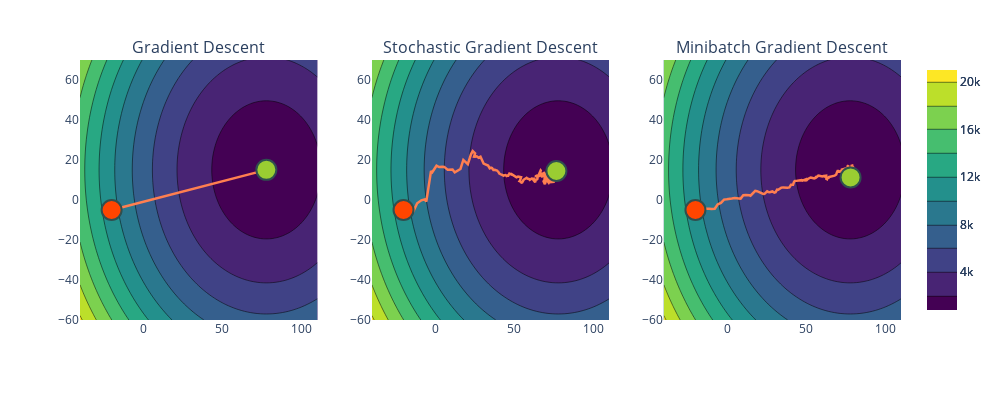

The notebook cell saved with this chart:
### Markdown cell above
- Above, we still get the wobbliness of SGD but it's much smoother now

- Let's see all the results in one figure:

### Code cell
f1 = plot_gradient_descent_2d(x, y, w, alpha, np.arange(-60, 80, 2), np.arange(-40, 120, 2))
f2 = plot_gradient_descent_2d(x, y, w, alpha, np.arange(-60, 80, 2), np.arange(-40, 120, 2), max_iterations=300, stochastic=True, seed=1132)
f3 = plot_gradient_descent_2d(x, y, w, alpha, np.arange(-60, 80, 2), np.arange(-40, 120, 2), max_iterations=300, stochastic=True, batch_size=batch_size, seed=1132)
plot_panel(f1, f2, f3)

### Figure 1 — Plotly figure (JSON) as saved in the notebook; plotly's stock layout.template omitted (floating-point values rounded to 4 significant figures; data arrays with more than 128 entries replaced by an {"elided": "..."} marker saying what was removed)
{"data": [{"colorscale": [[0, "#440154"], [0.1111, "#482878"], [0.2222, "#3e4989"], [0.3333, "#31688e"], [0.4444, "#26828e"], [0.5556, "#1f9e89"], [0.6667, "#35b779"], [0.7778, "#6ece58"], [0.8889, "#b5de2b"], [1, "#fde725"]], "name": "", "type": "contour", "x": [-40, -38, -36, -34, -32, -30, -28, -26, -24, -22, -20, -18, -16, -14, -12, -10, -8, -6, -4, -2, 0, 2, 4, 6, 8, 10, 12, 14, 16, 18, 20, 22, 24, 26, 28, 30, 32, 34, 36, 38, 40, 42, 44, 46, 48, 50, 52, 54, 56, 58, 60, 62, 64, 66, 68, 70, 72, 74, 76, 78, 80, 82, 84, 86, 88, 90, 92, 94, 96, 98, 100, 102, 104, 106, 108, 110, 112, 114, 116, 118], "xaxis": "x", "y": [-60, -58, -56, -54, -52, -50, -48, -46, -44, -42, -40, -38, -36, -34, -32, -30, -28, -26, -24, -22, -20, -18, -16, -14, -12, -10, -8, -6, -4, -2, 0, 2, 4, 6, 8, 10, 12, 14, 16, 18, 20, 22, 24, 26, 28, 30, 32, 34, 36, 38, 40, 42, 44, 46, 48, 50, 52, 54, 56, 58, 60, 62, 64, 66, 68, 70, 72, 74, 76, 78], "yaxis": "y", "z": {"elided": "70x80 float values"}}, {"line": {"color": "coral", "width": 2.5}, "marker": {"line": {"color": "DarkSlateGrey", "width": 2}, "opacity": 1, "size": {"elided": "581 float values"}}, "mode": "lines", "name": "Descent Path", "type": "scatter", "x": {"elided": "581 float values"}, "xaxis": "x", "y": {"elided": "581 float values"}, "yaxis": "y"}, {"marker": {"color": "orangered", "line": {"color": "DarkSlateGrey", "width": 2}, "size": 20}, "mode": "markers", "name": "Start", "type": "scatter", "x": [-20], "xaxis": "x", "y": [-5], "yaxis": "y"}, {"marker": {"color": "yellowgreen", "line": {"color": "DarkSlateGrey", "width": 2}, "size": 20}, "mode": "markers", "name": "End", "type": "scatter", "x": [77.86], "xaxis": "x", "y": [15.07], "yaxis": "y"}, {"colorscale": [[0, "#440154"], [0.1111, "#482878"], [0.2222, "#3e4989"], [0.3333, "#31688e"], [0.4444, "#26828e"], [0.5556, "#1f9e89"], [0.6667, "#35b779"], [0.7778, "#6ece58"], [0.8889, "#b5de2b"], [1, "#fde725"]], "name": "", "type": "contour", "x": [-40, -38, -36, -34, -32, -30, -28, -26, -24, -22, -20, -18, -16, -14, -12, -10, -8, -6, -4, -2, 0, 2, 4, 6, 8, 10, 12, 14, 16, 18, 20, 22, 24, 26, 28, 30, 32, 34, 36, 38, 40, 42, 44, 46, 48, 50, 52, 54, 56, 58, 60, 62, 64, 66, 68, 70, 72, 74, 76, 78, 80, 82, 84, 86, 88, 90, 92, 94, 96, 98, 100, 102, 104, 106, 108, 110, 112, 114, 116, 118], "xaxis": "x2", "y": [-60, -58, -56, -54, -52, -50, -48, -46, -44, -42, -40, -38, -36, -34, -32, -30, -28, -26, -24, -22, -20, -18, -16, -14, -12, -10, -8, -6, -4, -2, 0, 2, 4, 6, 8, 10, 12, 14, 16, 18, 20, 22, 24, 26, 28, 30, 32, 34, 36, 38, 40, 42, 44, 46, 48, 50, 52, 54, 56, 58, 60, 62, 64, 66, 68, 70, 72, 74, 76, 78], "yaxis": "y2", "z": {"elided": "70x80 float values"}}, {"line": {"color": "coral", "width": 2.5}, "marker": {"line": {"color": "DarkSlateGrey", "width": 2}, "opacity": 1, "size": {"elided": "301 float values"}}, "mode": "lines", "name": "Descent Path", "type": "scatter", "x": {"elided": "301 float values"}, "xaxis": "x2", "y": {"elided": "301 float values"}, "yaxis": "y2"}, {"marker": {"color": "orangered", "line": {"color": "DarkSlateGrey", "width": 2}, "size": 20}, "mode": "markers", "name": "Start", "type": "scatter", "x": [-20], "xaxis": "x2", "y": [-5], "yaxis": "y2"}, {"marker": {"color": "yellowgreen", "line": {"color": "DarkSlateGrey", "width": 2}, "size": 20}, "mode": "markers", "name": "End", "type": "scatter", "x": [76.68], "xaxis": "x2", "y": [14.49], "yaxis": "y2"}, {"colorscale": [[0, "#440154"], [0.1111, "#482878"], [0.2222, "#3e4989"], [0.3333, "#31688e"], [0.4444, "#26828e"], [0.5556, "#1f9e89"], [0.6667, "#35b779"], [0.7778, "#6ece58"], [0.8889, "#b5de2b"], [1, "#fde725"]], "name": "", "type": "contour", "x": [-40, -38, -36, -34, -32, -30, -28, -26, -24, -22, -20, -18, -16, -14, -12, -10, -8, -6, -4, -2, 0, 2, 4, 6, 8, 10, 12, 14, 16, 18, 20, 22, 24, 26, 28, 30, 32, 34, 36, 38, 40, 42, 44, 46, 48, 50, 52, 54, 56, 58, 60, 62, 64, 66, 68, 70, 72, 74, 76, 78, 80, 82, 84, 86, 88, 90, 92, 94, 96, 98, 100, 102, 104, 106, 108, 110, 112, 114, 116, 118], "xaxis": "x3", "y": [-60, -58, -56, -54, -52, -50, -48, -46, -44, -42, -40, -38, -36, -34, -32, -30, -28, -26, -24, -22, -20, -18, -16, -14, -12, -10, -8, -6, -4, -2, 0, 2, 4, 6, 8, 10, 12, 14, 16, 18, 20, 22, 24, 26, 28, 30, 32, 34, 36, 38, 40, 42, 44, 46, 48, 50, 52, 54, 56, 58, 60, 62, 64, 66, 68, 70, 72, 74, 76, 78], "yaxis": "y3", "z": {"elided": "70x80 float values"}}, {"line": {"color": "coral", "width": 2.5}, "marker": {"line": {"color": "DarkSlateGrey", "width": 2}, "opacity": 1, "size": {"elided": "301 float values"}}, "mode": "lines", "name": "Descent Path", "type": "scatter", "x": {"elided": "301 float values"}, "xaxis": "x3", "y": {"elided": "301 float values"}, "yaxis": "y3"}, {"marker": {"color": "orangered", "line": {"color": "DarkSlateGrey", "width": 2}, "size": 20}, "mode": "markers", "name": "Start", "type": "scatter", "x": [-20], "xaxis": "x3", "y": [-5], "yaxis": "y3"}, {"marker": {"color": "yellowgreen", "line": {"color": "DarkSlateGrey", "width": 2}, "size": 20}, "mode": "markers", "name": "End", "type": "scatter", "x": [78.11], "xaxis": "x3", "y": [11.29], "yaxis": "y3"}], "layout": {"annotations": [{"font": {"size": 16}, "showarrow": false, "text": "Gradient Descent", "x": 0.1444, "xanchor": "center", "xref": "paper", "y": 1, "yanchor": "bottom", "yref": "paper"}, {"font": {"size": 16}, "showarrow": false, "text": "Stochastic Gradient Descent", "x": 0.5, "xanchor": "center", "xref": "paper", "y": 1, "yanchor": "bottom", "yref": "paper"}, {"font": {"size": 16}, "showarrow": false, "text": "Minibatch Gradient Descent", "x": 0.8556, "xanchor": "center", "xref": "paper", "y": 1, "yanchor": "bottom", "yref": "paper"}], "height": 400, "margin": {"t": 60}, "showlegend": false, "width": 1000, "xaxis": {"anchor": "y", "domain": [0, 0.2889], "range": [-40, 110]}, "xaxis2": {"anchor": "y2", "domain": [0.3556, 0.6444], "range": [-40, 110]}, "xaxis3": {"anchor": "y3", "domain": [0.7111, 1], "range": [-40, 110]}, "yaxis": {"anchor": "x", "domain": [0, 1], "range": [-60, 70]}, "yaxis2": {"anchor": "x2", "domain": [0, 1], "range": [-60, 70]}, "yaxis3": {"anchor": "x3", "domain": [0, 1], "range": [-60, 70]}}}
